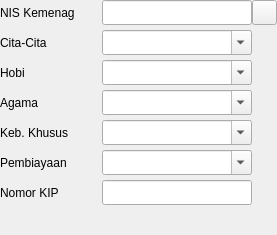
                            <widget class="QWidget" name="widget_28" native="true">
                             <layout class="QGridLayout" name="gridLayout_21" columnminimumwidth="80,0,0,0">
                              <property name="leftMargin">
                               <number>0</number>
                              </property>
                              <property name="topMargin">
                               <number>0</number>
                              </property>
                              <property name="rightMargin">
                               <number>0</number>
                              </property>
                              <property name="bottomMargin">
                               <number>0</number>
                              </property>
                              <property name="horizontalSpacing">
                               <number>0</number>
                              </property>
                              <property name="verticalSpacing">
                               <number>5</number>
                              </property>
                              <item row="1" column="0">
                               <widget class="QLabel" name="label_101">
                                <property name="text">
                                 <string>Cita-Cita</string>
                                </property>
                               </widget>
                              </item>
                              <item row="0" column="0">
                               <widget class="QLabel" name="label_100">
                                <property name="text">
                                 <string>NIS Kemenag</string>
                                </property>
                               </widget>
                              </item>
                              <item row="0" column="2">
                               <widget class="QLineEdit" name="nis_kemenag_le">
                                <property name="minimumSize">
                                 <size>
                                  <width>150</width>
                                  <height>25</height>
                                 </size>
                                </property>
                                <property name="maximumSize">
                                 <size>
                                  <width>16777215</width>
                                  <height>25</height>
                                 </size>
                                </property>
                                <property name="font">
                                 <font>
                                  <family>Segoe UI</family>
                                  <pointsize>10</pointsize>
                                 </font>
                                </property>
                                <property name="alignment">
                                 <set>Qt::AlignLeading|Qt::AlignLeft|Qt::AlignVCenter</set>
                                </property>
                               </widget>
                              </item>
                              <item row="1" column="2">
                               <widget class="QComboBox" name="cita_cita_cbo">
                                <property name="minimumSize">
                                 <size>
                                  <width>150</width>
                                  <height>25</height>
                                 </size>
                                </property>
                                <property name="maximumSize">
                                 <size>
                                  <width>16777215</width>
                                  <height>25</height>
                                 </size>
                                </property>
                                <property name="font">
                                 <font>
                                  <family>Segoe UI</family>
                                  <pointsize>10</pointsize>
                                  <weight>50</weight>
                                  <italic>false</italic>
                                  <bold>false</bold>
                                 </font>
                                </property>
                                <property name="mouseTracking">
                                 <bool>false</bool>
                                </property>
                                <property name="focusPolicy">
                                 <enum>Qt::TabFocus</enum>
                                </property>
                                <property name="editable">
                                 <bool>true</bool>
                                </property>
                               </widget>
                              </item>
                              <item row="2" column="0">
                               <widget class="QLabel" name="label_103">
                                <property name="text">
                                 <string>Hobi</string>
                                </property>
                               </widget>
                              </item>
                              <item row="2" column="2">
                               <widget class="QComboBox" name="hobi_cbo">
                                <property name="minimumSize">
                                 <size>
                                  <width>150</width>
                                  <height>25</height>
                                 </size>
                                </property>
                                <property name="maximumSize">
                                 <size>
                                  <width>16777215</width>
                                  <height>25</height>
                                 </size>
                                </property>
                                <property name="font">
                                 <font>
                                  <family>Segoe UI</family>
                                  <pointsize>10</pointsize>
                                  <weight>50</weight>
                                  <italic>false</italic>
                                  <bold>false</bold>
                                 </font>
                                </property>
                                <property name="mouseTracking">
                                 <bool>false</bool>
                                </property>
                                <property name="focusPolicy">
                                 <enum>Qt::TabFocus</enum>
                                </property>
                                <property name="editable">
                                 <bool>true</bool>
                                </property>
                               </widget>
                              </item>
                              <item row="3" column="0">
                               <widget class="QLabel" name="label_104">
                                <property name="text">
                                 <string>Agama</string>
                                </property>
                               </widget>
                              </item>
                              <item row="3" column="2">
                               <widget class="QComboBox" name="agama_cbo">
                                <property name="minimumSize">
                                 <size>
                                  <width>150</width>
                                  <height>25</height>
                                 </size>
                                </property>
                                <property name="maximumSize">
                                 <size>
                                  <width>16777215</width>
                                  <height>25</height>
                                 </size>
                                </property>
                                <property name="font">
                                 <font>
                                  <family>Segoe UI</family>
                                  <pointsize>10</pointsize>
                                  <weight>50</weight>
                                  <italic>false</italic>
                                  <bold>false</bold>
                                 </font>
                                </property>
                                <property name="mouseTracking">
                                 <bool>false</bool>
                                </property>
                                <property name="focusPolicy">
                                 <enum>Qt::TabFocus</enum>
                                </property>
                                <property name="editable">
                                 <bool>true</bool>
                                </property>
                               </widget>
                              </item>
                              <item row="4" column="0">
                               <widget class="QLabel" name="label_181">
                                <property name="text">
                                 <string>Keb. Khusus</string>
                                </property>
                               </widget>
                              </item>
                              <item row="4" column="2">
                               <widget class="QComboBox" name="keb_khusus_cbo">
                                <property name="minimumSize">
                                 <size>
                                  <width>150</width>
                                  <height>25</height>
                                 </size>
                                </property>
                                <property name="maximumSize">
                                 <size>
                                  <width>16777215</width>
                                  <height>25</height>
                                 </size>
                                </property>
                                <property name="font">
                                 <font>
                                  <family>Segoe UI</family>
                                  <pointsize>10</pointsize>
                                  <weight>50</weight>
                                  <italic>false</italic>
                                  <bold>false</bold>
                                 </font>
                                </property>
                                <property name="mouseTracking">
                                 <bool>false</bool>
                                </property>
                                <property name="focusPolicy">
                                 <enum>Qt::TabFocus</enum>
                                </property>
                                <property name="editable">
                                 <bool>true</bool>
                                </property>
                               </widget>
                              </item>
                              <item row="5" column="0">
                               <widget class="QLabel" name="label_105">
                                <property name="text">
                                 <string>Pembiayaan</string>
                                </property>
                               </widget>
                              </item>
                              <item row="6" column="0">
                               <widget class="QLabel" name="label_183">
                                <property name="text">
                                 <string>Nomor KIP</string>
                                </property>
                               </widget>
                              </item>
                              <item row="6" column="2">
                               <widget class="QLineEdit" name="no_kip_le">
                                <property name="minimumSize">
                                 <size>
                                  <width>150</width>
                                  <height>25</height>
                                 </size>
                                </property>
                                <property name="maximumSize">
                                 <size>
                                  <width>16777215</width>
                                  <height>25</height>
                                 </size>
                                </property>
                                <property name="font">
                                 <font>
                                  <family>Segoe UI</family>
                                  <pointsize>10</pointsize>
                                  <weight>50</weight>
                                  <italic>false</italic>
                                  <bold>false</bold>
                                 </font>
                                </property>
                                <property name="frame">
                                 <bool>true</bool>
                                </property>
                                <property name="alignment">
                                 <set>Qt::AlignLeading|Qt::AlignLeft|Qt::AlignVCenter</set>
                                </property>
                               </widget>
                              </item>
                              <item row="5" column="2">
                               <widget class="QComboBox" name="pembiayaan_cbo">
                                <property name="minimumSize">
                                 <size>
                                  <width>150</width>
                                  <height>25</height>
                                 </size>
                                </property>
                                <property name="maximumSize">
                                 <size>
                                  <width>16777215</width>
                                  <height>25</height>
                                 </size>
                                </property>
                                <property name="font">
                                 <font>
                                  <family>Segoe UI</family>
                                  <pointsize>10</pointsize>
                                  <weight>50</weight>
                                  <italic>false</italic>
                                  <bold>false</bold>
                                 </font>
                                </property>
                                <property name="mouseTracking">
                                 <bool>false</bool>
                                </property>
                                <property name="focusPolicy">
                                 <enum>Qt::TabFocus</enum>
                                </property>
                                <property name="editable">
                                 <bool>true</bool>
                                </property>
                               </widget>
                              </item>
                              <item row="7" column="2">
                               <widget class="QWidget" name="widget_29" native="true">
                                <property name="minimumSize">
                                 <size>
                                  <width>0</width>
                                  <height>25</height>
                                 </size>
                                </property>
                                <property name="maximumSize">
                                 <size>
                                  <width>16777215</width>
                                  <height>25</height>
                                 </size>
                                </property>
                               </widget>
                              </item>
                              <item row="7" column="1">
                               <widget class="QWidget" name="widget_15" native="true">
                                <property name="minimumSize">
                                 <size>
                                  <width>20</width>
                                  <height>0</height>
                                 </size>
                                </property>
                               </widget>
                              </item>
                              <item row="0" column="3">
                               <widget class="QPushButton" name="copy_nis_kemenag">
                                <property name="minimumSize">
                                 <size>
                                  <width>25</width>
                                  <height>25</height>
                                 </size>
                                </property>
                                <property name="maximumSize">
                                 <size>
                                  <width>25</width>
                                  <height>25</height>
                                 </size>
                                </property>
                                <property name="text">
                                 <string/>
                                </property>
                                <property name="flat">
                                 <bool>false</bool>
                                </property>
                               </widget>
                              </item>
                              <item row="0" column="1">
                               <widget class="QPushButton" name="btn_nis_kemenag">
                                <property name="minimumSize">
                                 <size>
                                  <width>22</width>
                                  <height>25</height>
                                 </size>
                                </property>
                                <property name="maximumSize">
                                 <size>
                                  <width>20</width>
                                  <height>25</height>
                                 </size>
                                </property>
                                <property name="styleSheet">
                                 <string notr="true"/>
                                </property>
                                <property name="text">
                                 <string/>
                                </property>
                                <property name="flat">
                                 <bool>true</bool>
                                </property>
                               </widget>
                              </item>
                             </layout>
                            </widget>
